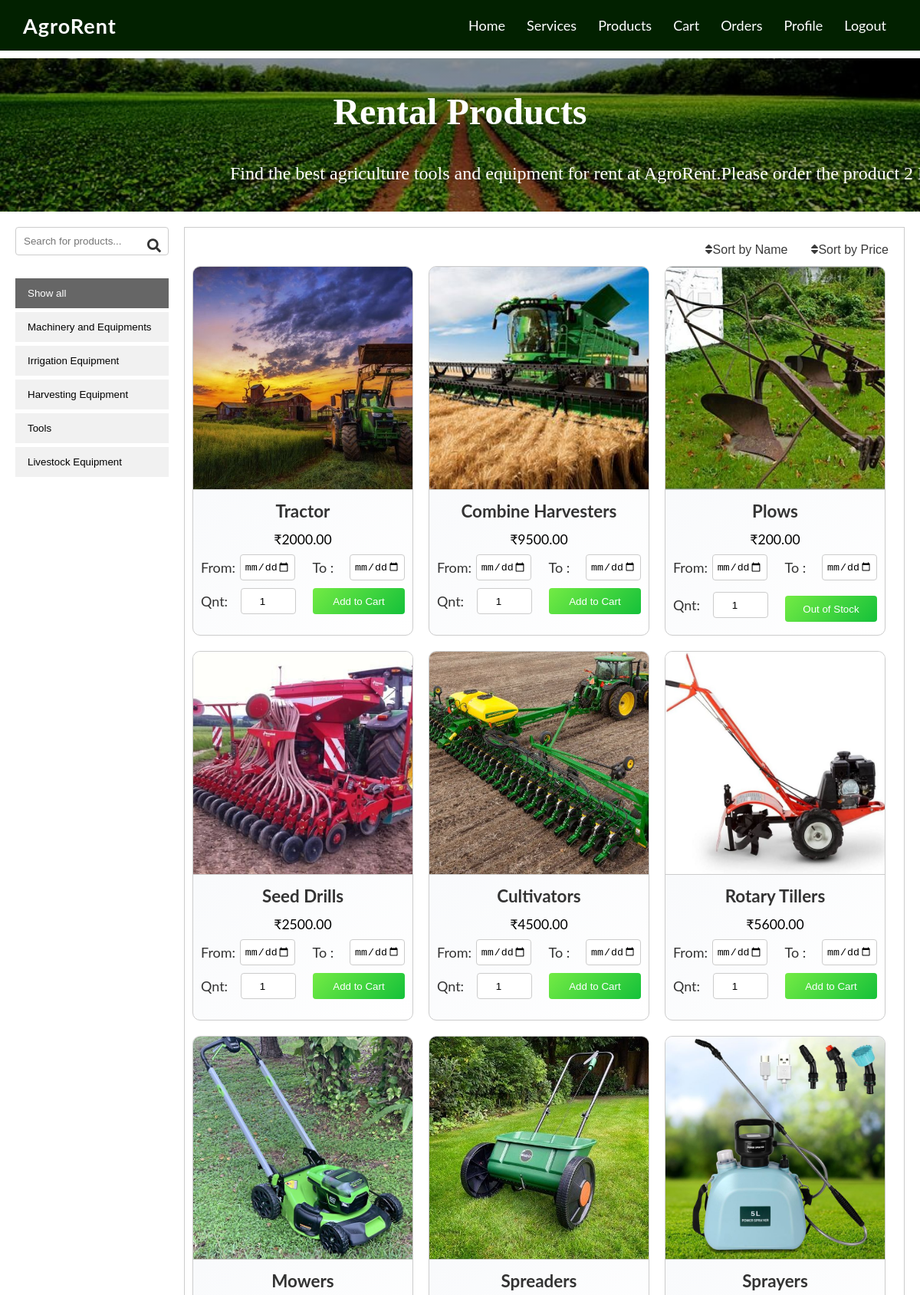
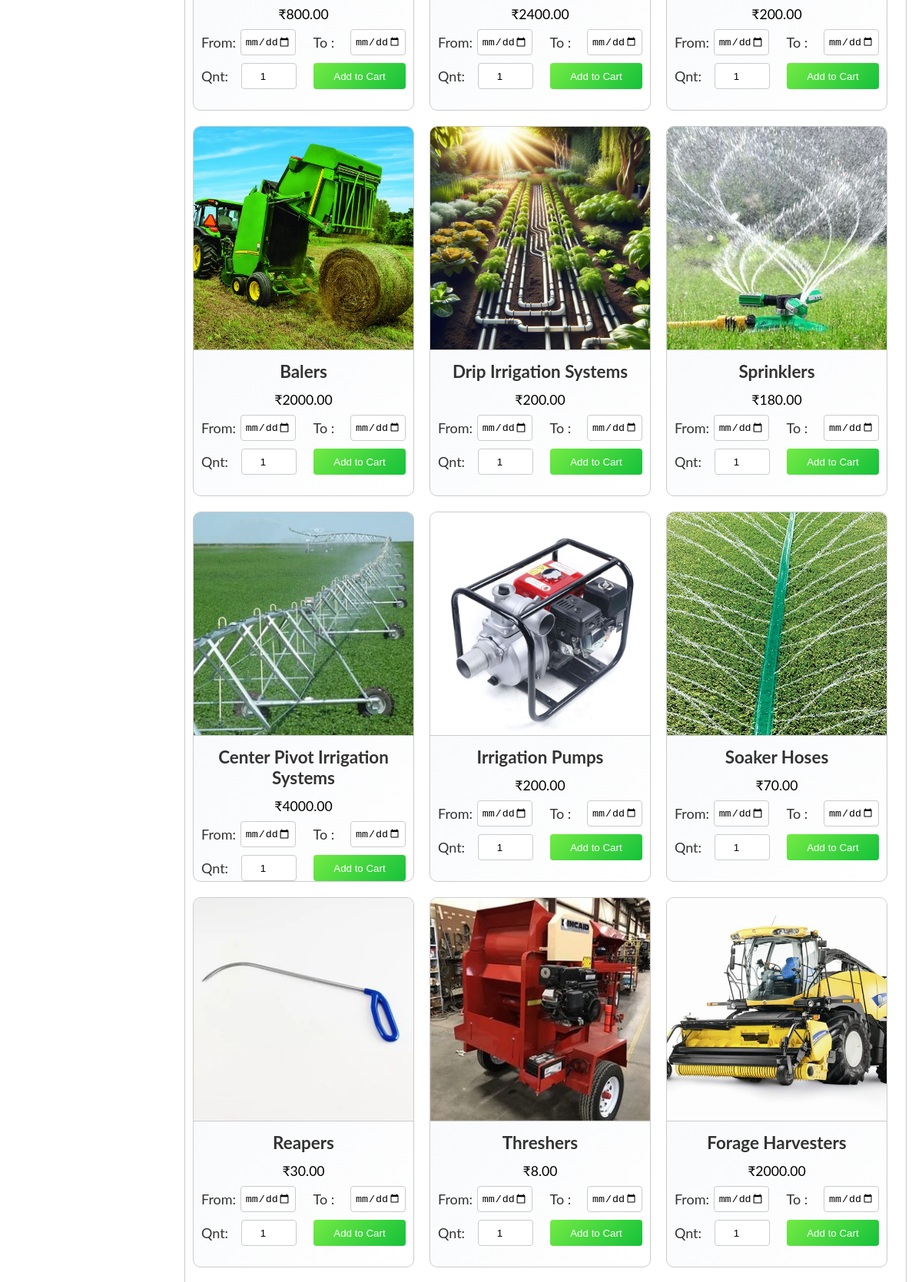
/customer/products/ (signed in, upper part), run on the app's committed database (2 pictures, top to bottom).
### agroapp/models.py (models this page shows, shortened)
class ProductCategory(models.Model):
    name = models.CharField(max_length=255, unique=True)
    is_disabled = models.BooleanField(default=False)

class Product(models.Model):
    STATUS_CHOICES = [
        ('available', 'Available'),
        ('rented', 'Rented'),
        ('maintenance', 'Maintenance'),
    ]
    product_name = models.CharField(max_length=255)
    product_image = models.ImageField(upload_to='product_images/', blank=True, null=True)
    product_price_per_day = models.DecimalField(max_digits=10, decimal_places=2)
    stock_quantity = models.PositiveIntegerField()
    product_description = models.TextField()
    status = models.CharField(max_length=20, choices=STATUS_CHOICES, default='available')
    is_disabled = models.BooleanField(default=False)
    supplier = models.ForeignKey(Supplier, on_delete=models.CASCADE)
    category = models.ForeignKey(ProductCategory, on_delete=models.SET_NULL, null=True, blank=True)

### agroapp/views.py (the view)
# urls.py: path('customer/products/', views.products, name='products'),
def products(request):
    active_categories = ProductCategory.objects.filter(is_disabled=False)
    products = Product.objects.filter(category__in=active_categories, is_disabled=False)
    categories = ProductCategory.objects.all()
    context = {
        "products": products,
        "categories": categories,
    }
    return render(request, "customer/products.html", context)

### agroapp/templates/customer/products.html (shortened to what this page needs)
<!DOCTYPE html>
<html lang="en">
<head>
    {% load static %}
    <link rel="stylesheet" href="{% static 'css/customer/style.css' %}">
    <link rel="stylesheet" href="https://cdnjs.cloudflare.com/ajax/libs/font-awesome/5.15.3/css/all.min.css">
</head>
<body>
    {% if request.session.user_id %}
    <header>
        <div class="logo">AgroRent</div>
        <nav>
            <ul>
                <li><a href="{% url 'customer_index' %}">Home</a></li>
                <li><a href="{% url 'customer_service' %}">Services</a></li>
                <li><a href="{% url 'products' %}">Products</a></li>
                <li><a href="{% url 'productcart' %}">Cart</a></li>
                <li><a href="{% url 'orderdetails' %}">Orders</a></li>
                <li><a href="{% url 'customer_profile' %}">Profile</a></li>
                <li><a href="{% url 'logout' %}">Logout</a></li>
            </ul>
        </nav>
    </header>
    <main>
        <div class="welcome-container">
            <img class="welcome-image" src="{% static 'images/welcome.jpg' %}" alt="Welcome Image">
            <div class="welcome-message">
                <h1>Rental Products</h1>
                <p class="moving-text">Find the best agriculture tools and equipment for rent at AgroRent.Please order the product 2 Days before your Requirement</p>
            </div>
        </div>
        <section class="content">
            <div class="filter-section" id="myBtnContainer">
                <div class="search-container">
                    <input type="text" id="searchInput" onkeyup="filterProducts()" placeholder="Search for products...">
                </div>
                <button class="btn active" onclick="filterSelection('all')">Show all</button>
                {% for category in categories %}
                <button class="btn" onclick="filterSelection('{{ category.name }}')">{{ category.name }}</button>
                {% endfor %}
            </div>
            <div class="rental-items-container">
                <div class="sort-buttons">
                    <button id="sortByName"><i class="fas fa-sort"></i>Sort by Name</button>
                    <button id="sortByPrice"><i class="fas fa-sort"></i>Sort by Price</button>
                </div>
                <div class="rental-items" id="rentalItemsContainer">
                    {% for product in products %}
                    <div class="rental-item filterDiv {{ product.category.name }}">
                        <div class="rental-item-image">
                            <a href="{% url 'product_detail' product.id %}">
                                <img src="{{ product.product_image.url }}" alt="{{ product.product_name }}" onclick="showDetails('{{ product.id }}')">
                            </a>
                        </div>
                        <div class="rental-item-details">
                            <h3>{{ product.product_name }}</h3>
                            <p>₹{{ product.product_price_per_day }}</p>
                            <form method="post" action="{% url 'add_to_cart' product.id %}">
                                <div class="form-row">
                                    <label for="start_date">From:</label>
                                    <input type="date" id="start_date_{{ forloop.counter }}" name="start_date" value="{% if cart_item %}{{ cart_item.start_date|date:'Y-m-d' }}{% endif %}" required>
                                    <label for="end_date">To :</label>
                                    <input type="date" id="end_date_{{ forloop.counter }}" name="end_date" value="{% if cart_item %}{{ cart_item.end_date|date:'Y-m-d' }}{% endif %}" required>
                                </div>
                                <div class="form-row">
                                    <label for="quantity">Qnt:</label>
                                    <input type="number" id="quantity" name="quantity" min="1" max="5" value="{% if cart_item %}{{ cart_item.quantity }}{% else %}1{% endif %}" required>
                                    {% if product.stock_quantity <= 5 %}
                                    <button type="button" class="out-of-stock" disabled>Out of Stock</button>
                                    {% else %}
                                    <button type="submit">Add to Cart</button>
                                    {% endif %}
                                </div>
                            </form>
                        </div>
                    </div>
                    {% endfor %}
                </div>
            </div>
        </section>
    </main>
    {% else %}
    <p>Access Denied</p>
    {% endif %}
</body>
</html>

### agroapp/static/css/customer/style.css (style rules this page uses)
body { margin: 0; font-size: 18px; font-family: 'Roboto', sans-serif; color: #333; }
header { display: flex; justify-content: space-between; align-items: center; padding: 10px 30px; background-color: #022100; color: white; position: -webkit-sticky; position: sticky; top: 0; z-index: 1000; }
.logo { font-size: 1.5em; font-weight: bold; letter-spacing: 1px; flex-shrink: 0; }
nav { text-align: right; }
nav ul { list-style: none; margin: 0; padding: 0; display: flex; justify-content: flex-end; overflow: hidden; background-color: #022100; }
nav ul li { float: left; }
nav ul li a { display: block; color: white; text-align: center; padding: 12px 14px; text-decoration: none; transition: background-color 0.3s ease-in-out, color 0.3s ease-in-out; }
main { margin-top: 10px; margin-bottom: 50px; }
p { font-size: 1.1rem; line-height: 1.6; margin-bottom: 20px; color: #333; text-align: justify; }
.content { animation: fadeIn 2s ease-in-out; }

### data on the page
ProductCategory: name "Machinery and Equipments"
ProductCategory: name "Irrigation Equipment"
ProductCategory: name "Harvesting Equipment"
ProductCategory: name "Tools"
ProductCategory: name "Livestock Equipment"
Product: product_image (picture), product_name "Tractor", product_price_per_day "2000.00", stock_quantity "Add to Cart"
Product: product_image (picture), product_name "Combine Harvesters", product_price_per_day "9500.00", stock_quantity "Add to Cart"
Product: product_image (picture), product_name "Plows", product_price_per_day "200.00", stock_quantity "Out of Stock"
Product: product_image (picture), product_name "Seed Drills", product_price_per_day "2500.00", stock_quantity "Add to Cart"
Product: product_image (picture), product_name "Cultivators", product_price_per_day "4500.00", stock_quantity "Add to Cart"
Product: product_image (picture), product_name "Rotary Tillers", product_price_per_day "5600.00", stock_quantity "Add to Cart"
Product: product_image (picture), product_name "Mowers", product_price_per_day "800.00", stock_quantity "Add to Cart"
Product: product_image (picture), product_name "Spreaders", product_price_per_day "2400.00", stock_quantity "Add to Cart"
Product: product_image (picture), product_name "Sprayers", product_price_per_day "200.00", stock_quantity "Add to Cart"
Product: product_image (picture), product_name "Balers", product_price_per_day "2000.00", stock_quantity "Add to Cart"
Product: product_image (picture), product_name "Drip Irrigation Systems", product_price_per_day "200.00", stock_quantity "Add to Cart"
Product: product_image (picture), product_name "Sprinklers", product_price_per_day "180.00", stock_quantity "Add to Cart"
Product: product_image (picture), product_name "Center Pivot Irrigation Systems", product_price_per_day "4000.00", stock_quantity "Add to Cart"
Product: product_image (picture), product_name "Irrigation Pumps", product_price_per_day "200.00", stock_quantity "Add to Cart"
Product: product_image (picture), product_name "Soaker Hoses", product_price_per_day "70.00", stock_quantity "Add to Cart"
Product: product_image (picture), product_name "Reapers", product_price_per_day "30.00", stock_quantity "Add to Cart"
Product: product_image (picture), product_name "Threshers", product_price_per_day "8.00", stock_quantity "Add to Cart"
Product: product_image (picture), product_name "Forage Harvesters", product_price_per_day "2000.00", stock_quantity "Add to Cart"
